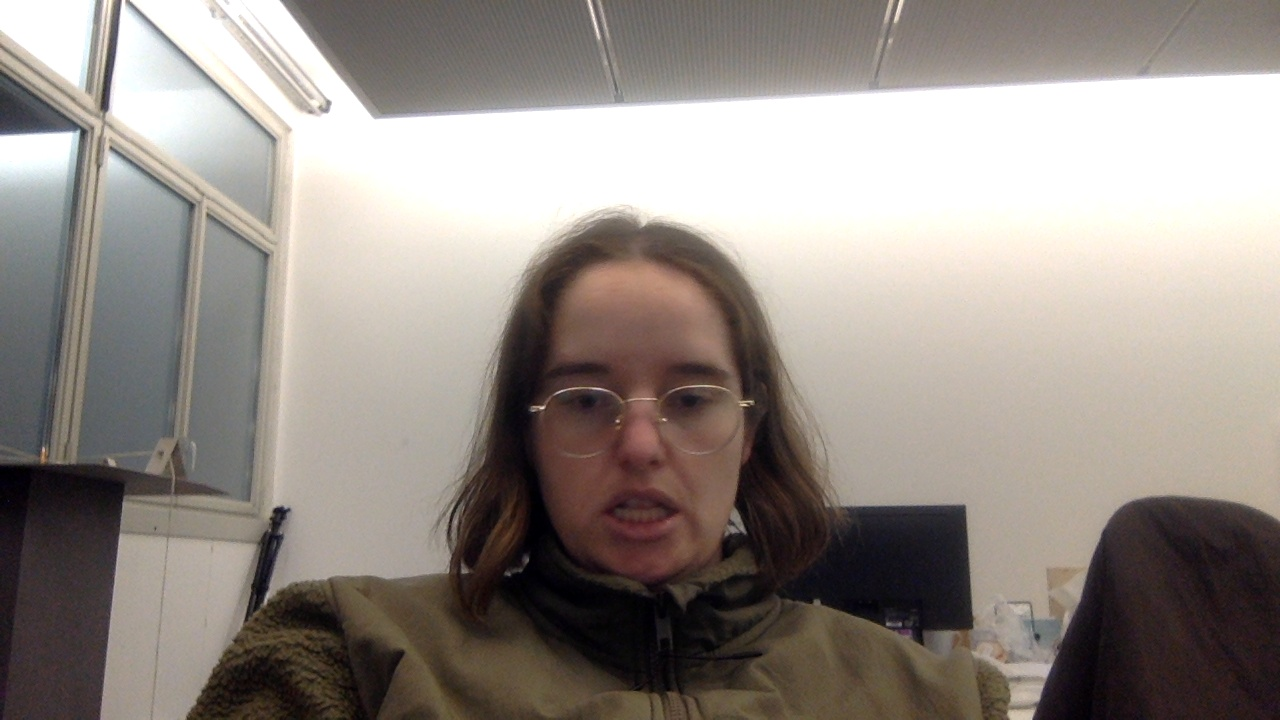
#> input picture python/virtual-painting-main/frames/frame_0.jpg, 1280 x 720 px, given in place of the camera
$ python main.py
#> lines starting #> are read from the running program, lines starting #| are printed output that depends on the picture; after the words box and inside, x2 and y2 are one past the last pixel; in counts of white or black regions, pixels touching at a corner belong together
#> further down, frame is the input picture: shape (720, 1280, 3); mean B, G, R 135.2, 141.4, 149.4
import cv2
import numpy as np
import tkinter as tk

# Get screen size
root = tk.Tk()
screensize = root.winfo_screenwidth(), root.winfo_screenheight()
root.destroy()


circle_sensitivity = 50  # adjust this value for circle sensitivity, lower values make it more sensitive
dark_color_sensitivity = 170  # adjust this value for dark color sensitivity


def detect_dark_color(frame):
    """
    Detects dark colors in a frame.
    """
    frame_hsv = cv2.cvtColor(frame, cv2.COLOR_BGR2HSV)
#> frame_hsv: shape (720, 1280, 3); mean H, S, V 36.5, 40.9, 150.1

    # Define the lower and upper bounds for dark colors (black)
    lower_bound = np.array([0, 0, 0])
    upper_bound = np.array([179, 255, dark_color_sensitivity])

    # Create a mask for dark colors
    mask = cv2.inRange(frame_hsv, lower_bound, upper_bound)
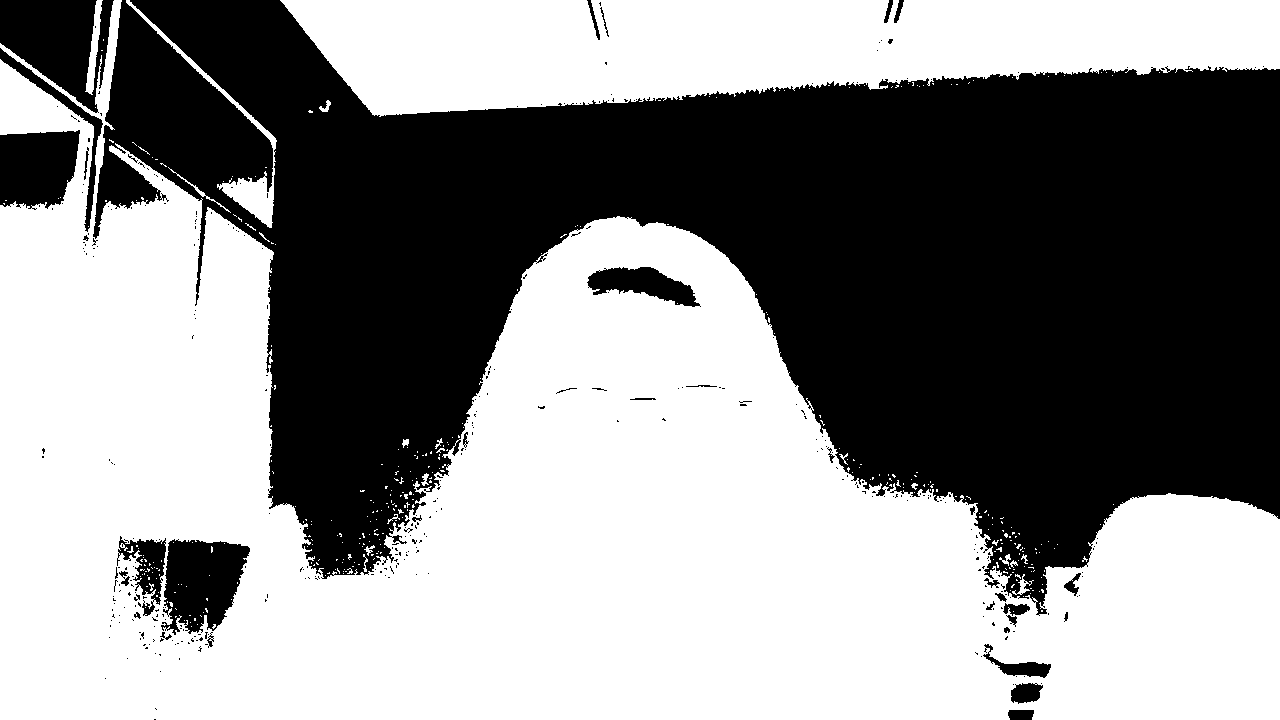
#> mask: shape (720, 1280); 55.4% white; 369 black regions (333 under 20 px)
    dark_contours, _ = cv2.findContours(mask, cv2.RETR_EXTERNAL, cv2.CHAIN_APPROX_SIMPLE)
#> dark_contours = 312 contours, 301 with area under 20; largest, box (x1, y1, x2, y2) and area: (0, 0, 1280, 720) 430356, (280, 0, 1280, 117) 84155, (126, 0, 277, 228) 2193, (85, 0, 103, 95) 546, (1012, 574, 1034, 595) 83

    return dark_contours

def draw_circle(frame, center, radius, color):
    """
    Draws a filled circle on the frame.
    """
    cv2.circle(frame, center, radius, color, thickness=cv2.FILLED)

def draw_bordered_rectangle(frame, center, size, border_thickness, color):
    """
    Draws a bordered rectangle on the frame.
    """
    x, y = center
    half_size = int(size / 2)
    cv2.rectangle(frame, (x - half_size, y - half_size), (x + half_size, y + half_size), color, thickness=border_thickness)

# Video capture setup
video_capture = cv2.VideoCapture(0)
width, height = 640, 480
video_capture.set(3, width)
video_capture.set(4, height)

# Circle parameters
circle_radius_small = 20
circle_radius_large = 50

# Rectangle parameters
rectangle_size = min(width, height) - 20  # 20 pixels smaller than the window size
rectangle_border_thickness = 2
rectangle_center = (int(width / 2), int(height / 2))

# Circle positions
circle_center_top_left = (circle_radius_large, circle_radius_large)
circle_center_top_right = (width - circle_radius_large, circle_radius_large)

while True:
    success, frame = video_capture.read()

    # Detect dark colors
    dark_contours = detect_dark_color(frame)

    ratio = screensize[1] / frame.shape[0]
    dim = (int(frame.shape[1] * ratio), int(screensize[1]))
    frame = cv2.resize(frame, dim, interpolation = cv2.INTER_AREA)
#> frame: shape (1080, 1920, 3)

    # Draw a white circle at the top left with adjustable sensitivity
    draw_circle(frame, circle_center_top_left, circle_radius_small, (255, 255, 255))

    # Draw a white circle at the top right with adjustable sensitivity
    draw_circle(frame, circle_center_top_right, circle_radius_small, (255, 255, 255))

    # Draw a bordered rectangle with black borders, centered
    draw_bordered_rectangle(frame, rectangle_center, rectangle_size, rectangle_border_thickness, (0, 0, 0))
#> in draw_bordered_rectangle, `cv2.rectangle(frame, (x - half_size, y - half_size), (x + half_size, y..`:
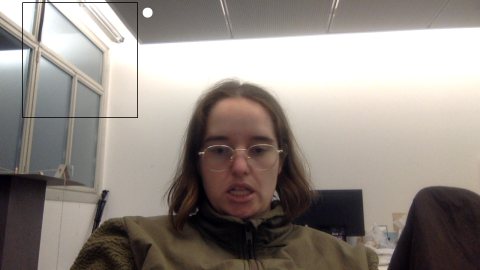
#> frame: shape (1080, 1920, 3) (shown at 1/4 size); mean B, G, R 135, 141.1, 149.1

    # Draw contours in yellow for debugging
    # cv2.drawContours(frame, dark_contours, -1, (0, 255, 255), 2)

    # Check if dark colors are detected inside the circles with adjustable sensitivity
    for contour in dark_contours:
        M = cv2.moments(contour)
        if M["m00"] > 0:
            cx = int(M["m10"] / M["m00"])
            cy = int(M["m01"] / M["m00"])

            # Check if inside the top-left circle with adjustable sensitivity
            if circle_center_top_left[0] - circle_sensitivity < cx < circle_center_top_left[0] + circle_sensitivity and \
                    circle_center_top_left[1] - circle_sensitivity < cy < circle_center_top_left[1] + circle_sensitivity:
                draw_circle(frame, circle_center_top_left, circle_radius_small, (0, 0, 255))

            # Check if inside the top-right circle with adjustable sensitivity
            elif circle_center_top_right[0] - circle_sensitivity < cx < circle_center_top_right[0] + circle_sensitivity and \
                    circle_center_top_right[1] - circle_sensitivity < cy < circle_center_top_right[1] + circle_sensitivity:
                draw_circle(frame, circle_center_top_right, circle_radius_small, (0, 0, 255))
#> this loop made 312 passes
#> (contour, cx, cy) on passes 1, 11, 19, 32, 33, 39: ([[1041, 610], [1041, 611], [1042, 611], [1042, 610]], 1041, 610), ([[1016, 579], [1016, 580], [1017, 580]], 1016, 579), ([[329, 572], [328, 573], [327, 573], [329, 573]], 328, 572), ([[1028, 567], [1032, 567], [1033, 568], [1033, 567]], 1032, 567), ([[1009, 567], [1009, 568], [1010, 568]], 1009, 567), ([[314, 564], [313, 565], [314, 565]], 313, 564)
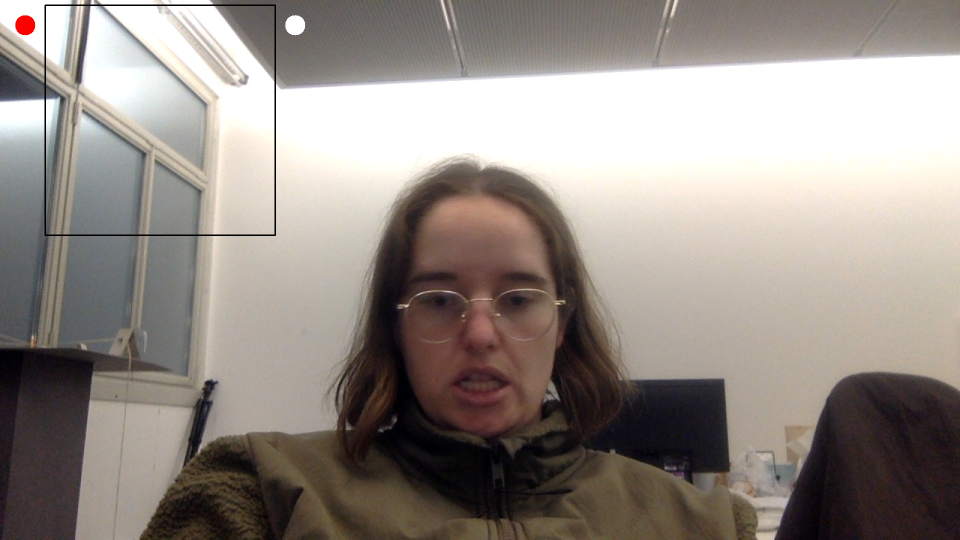
#> frame: shape (1080, 1920, 3) (shown at 1/2 size); 0.06% of pixels changed, all inside (x1, y1, x2, y2) = (30, 30, 71, 71)

    frame_h = cv2.flip(frame, 1)
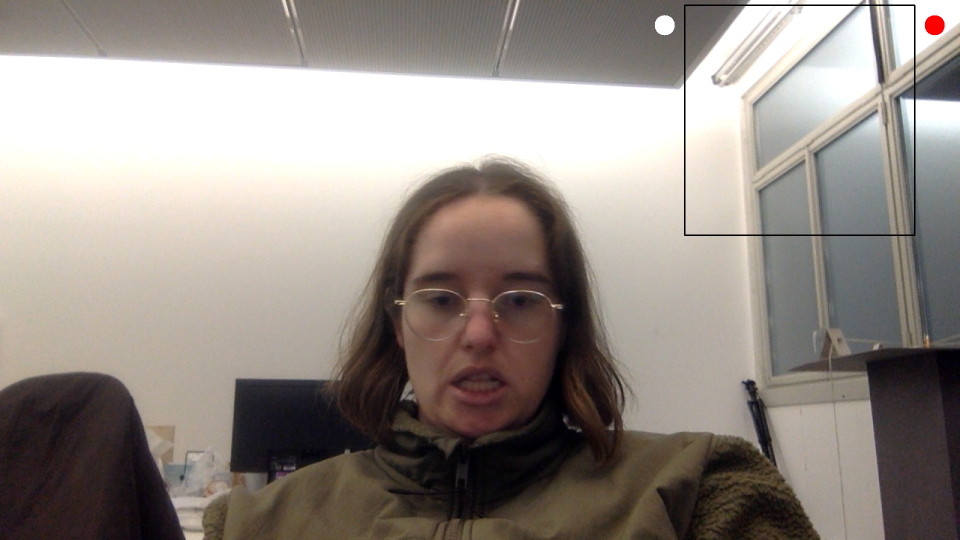
#> frame_h: shape (1080, 1920, 3) (shown at 1/2 size); mean B, G, R 134.8, 141, 149.1
    cv2.imshow("Result", frame_h)

    if cv2.waitKey(1) == ord('q'):
        # Quit
#> (key q is pressed here)
        break

$ run again, on python/virtual-painting-main/frames/frame_1.jpg
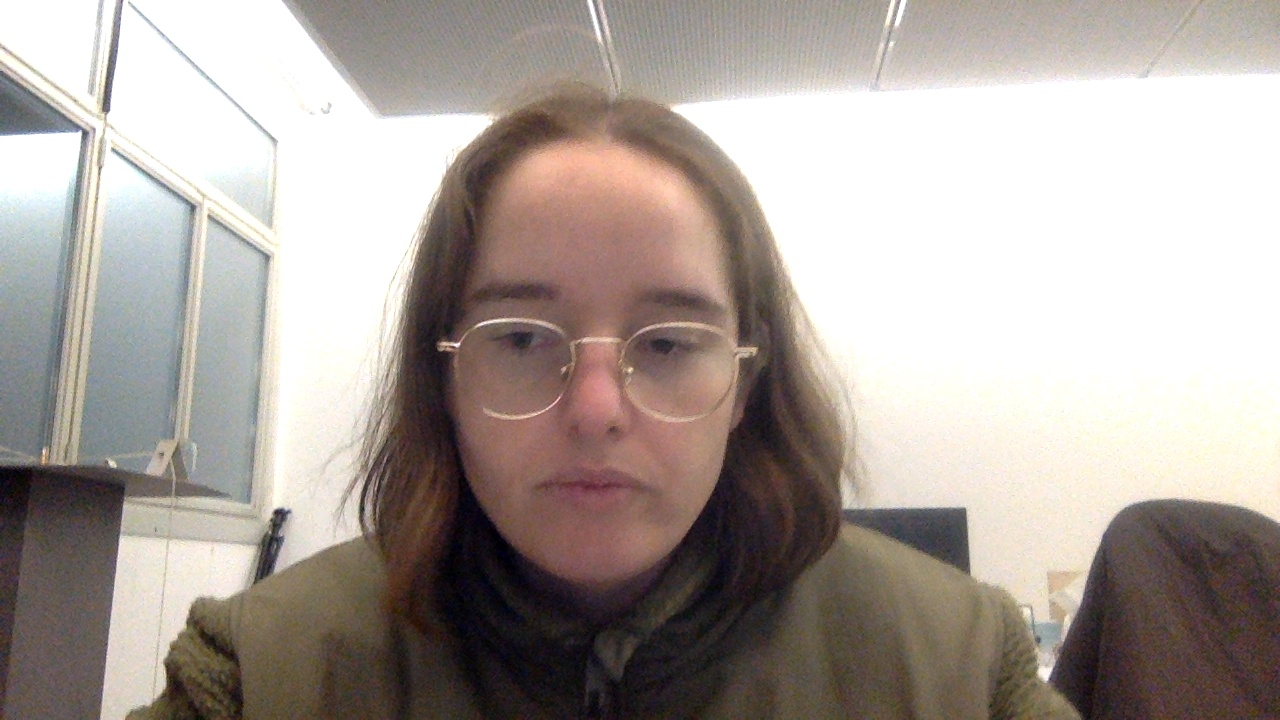
#> input picture python/virtual-painting-main/frames/frame_1.jpg, 1280 x 720 px, given in place of the camera
#> frame is the input picture: shape (720, 1280, 3); mean B, G, R 154.6, 160.6, 170
#> frame_hsv: shape (720, 1280, 3); mean H, S, V 32.6, 38.9, 171
#> in detect_dark_color, `mask = cv2.inRange(frame_hsv, lower_bound, upper_bound)`:
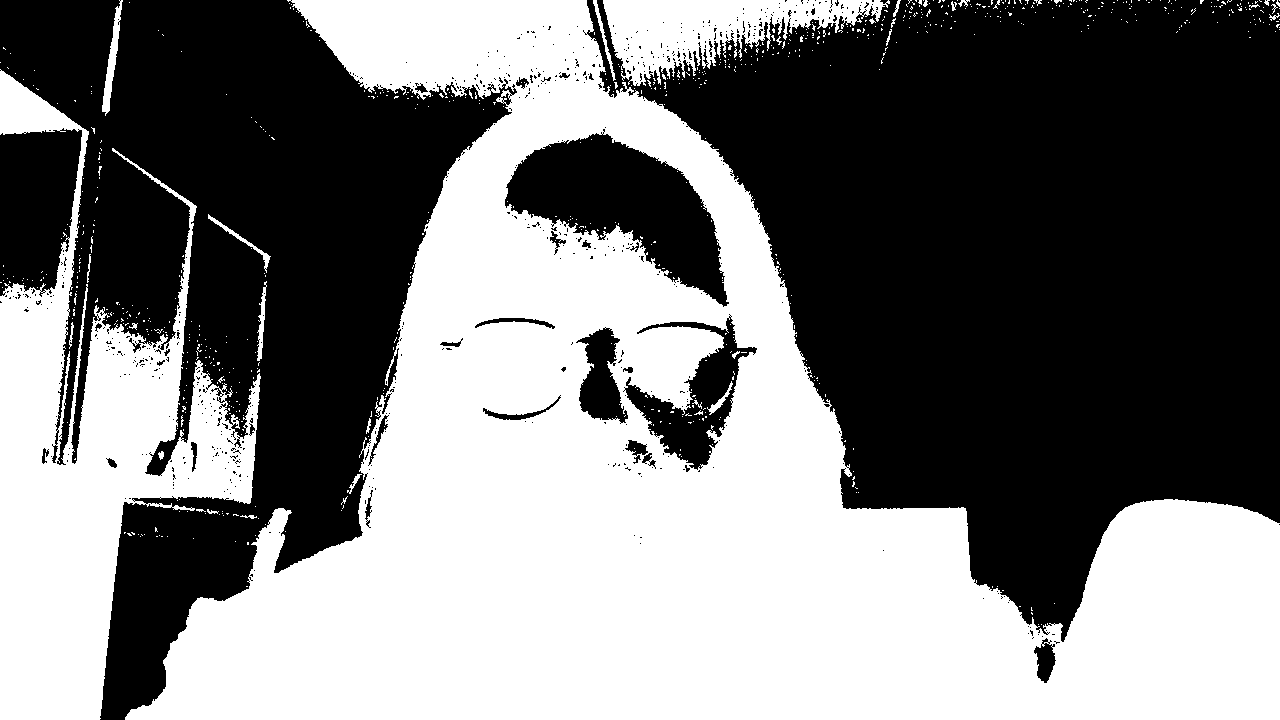
#> mask: shape (720, 1280); 47.7% white; 787 white regions (753 under 20 px)
#> in detect_dark_color, `dark_contours, _ = cv2.findContours(mask, cv2.RETR_EXTERNAL, cv2.CHAIN..`: dark_contours = 699 contours, 685 with area under 20; largest, box (x1, y1, x2, y2) and area: (125, 0, 1280, 720) 385978, (0, 69, 261, 720) 66034, (603, 0, 890, 86) 11604, (102, 0, 123, 116) 634, (208, 214, 271, 273) 239
#> the loop `for contour in dark_contours:` made 699 passes
#> (contour, cx, cy) on passes 3, 4, 11, 23, 25, 34: ([[1031, 612], [1031, 613], [1032, 614], [1032, 613]], 1031, 613), ([[1031, 607], [1031, 610], [1032, 610], [1031, 609]], 1031, 609), ([[247, 542], [247, 544], [248, 544], [248, 542]], 247, 543), ([[127, 533], [129, 535], [131, 535], [129, 533]], 129, 534), ([[124, 532], [124, 533], [125, 532]], 124, 532), ([[226, 513], [227, 514], [228, 513]], 227, 513)
#> `frame_h = cv2.flip(frame, 1)`:
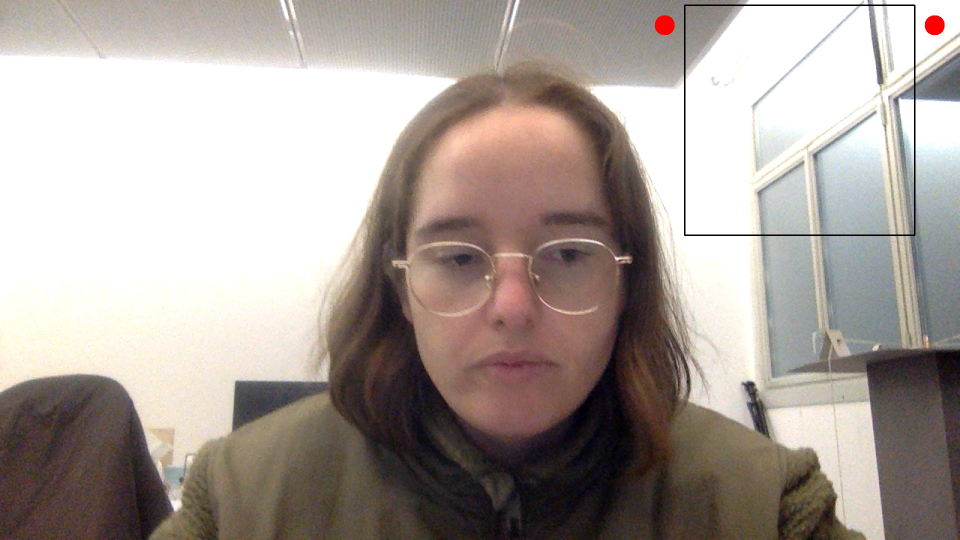
#> frame_h: shape (1080, 1920, 3) (shown at 1/2 size); mean B, G, R 153.9, 159.9, 169.6

$ run again, on python/virtual-painting-main/frames/frame_3.jpg
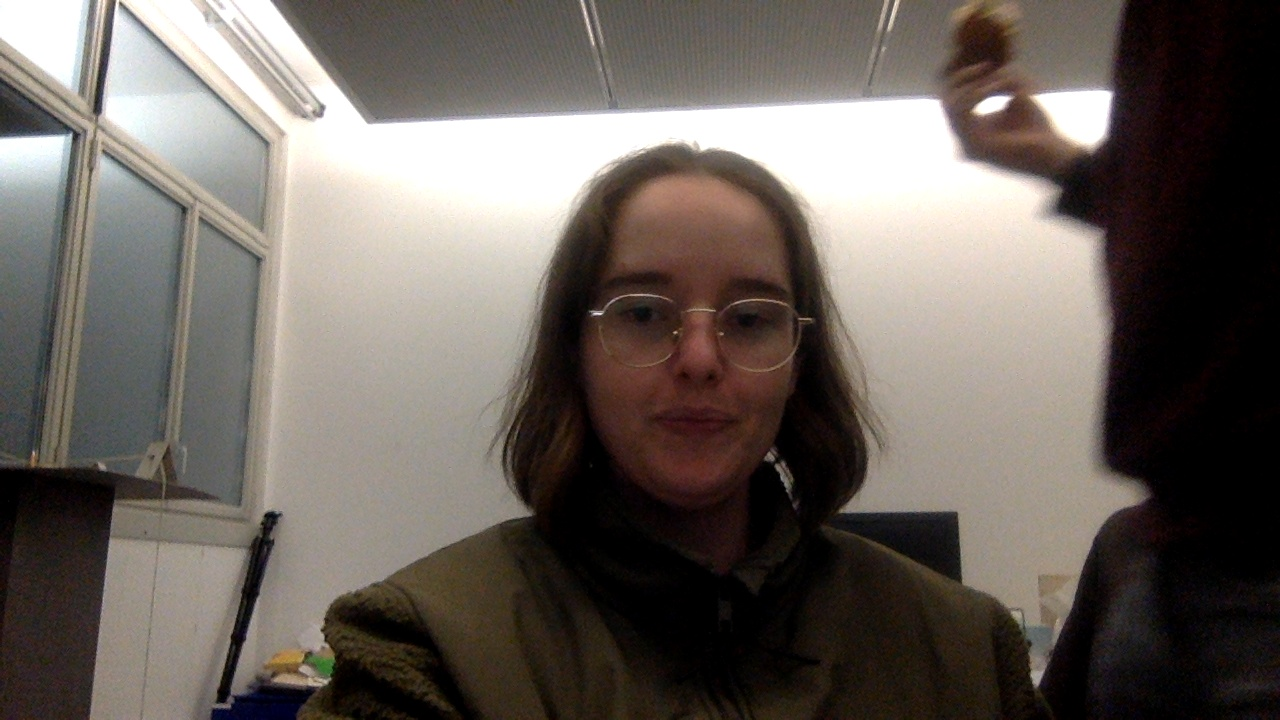
#> input picture python/virtual-painting-main/frames/frame_3.jpg, 1280 x 720 px, given in place of the camera
#> frame is the input picture: shape (720, 1280, 3); mean B, G, R 93, 99.1, 106.9
#> frame_hsv: shape (720, 1280, 3); mean H, S, V 32.3, 68.4, 107.5
#> in detect_dark_color, `mask = cv2.inRange(frame_hsv, lower_bound, upper_bound)`:
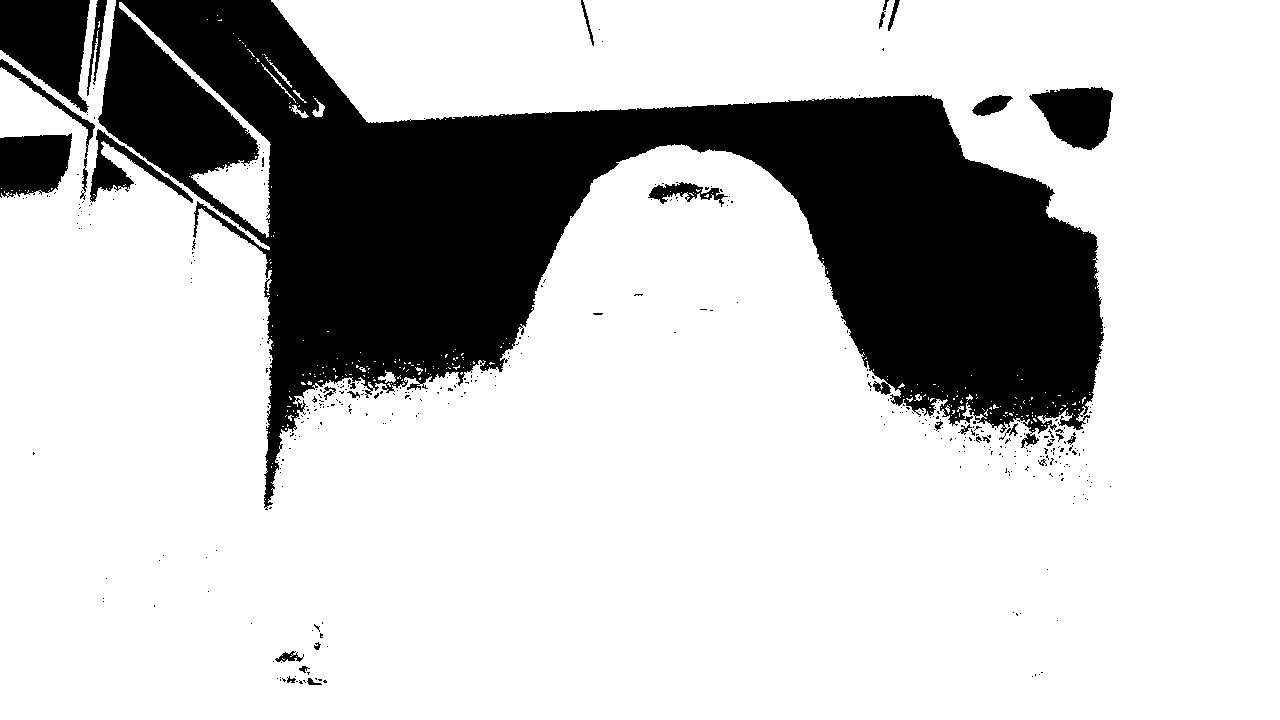
#> mask: shape (720, 1280); 76.9% white; 401 black regions (372 under 20 px)
#> in detect_dark_color, `dark_contours, _ = cv2.findContours(mask, cv2.RETR_EXTERNAL, cv2.CHAIN..`: dark_contours = 283 contours, 275 with area under 20; largest, box (x1, y1, x2, y2) and area: (0, 0, 1280, 720) 707286, (119, 2, 271, 238) 4410, (378, 370, 396, 383) 88, (312, 98, 325, 117) 82, (291, 105, 309, 118) 54, (265, 57, 292, 88) 45, (261, 63, 296, 103) 40, (914, 394, 922, 401) 24
#> the loop `for contour in dark_contours:` made 283 passes
#> (contour, cx, cy) on passes 8, 11, 13, 15, 28, 42: ([[285, 428], [285, 429], [286, 429], [286, 428]], 285, 428), ([[1044, 425], [1045, 426], [1045, 425]], 1044, 425), ([[287, 424], [287, 426], [288, 425]], 287, 425), ([[1031, 421], [1031, 423], [1032, 422]], 1031, 422), ([[1026, 415], [1027, 416], [1028, 415]], 1027, 415), ([[1005, 412], [1005, 413], [1006, 413], [1007, 412]], 1005, 412)
#> `frame_h = cv2.flip(frame, 1)`:
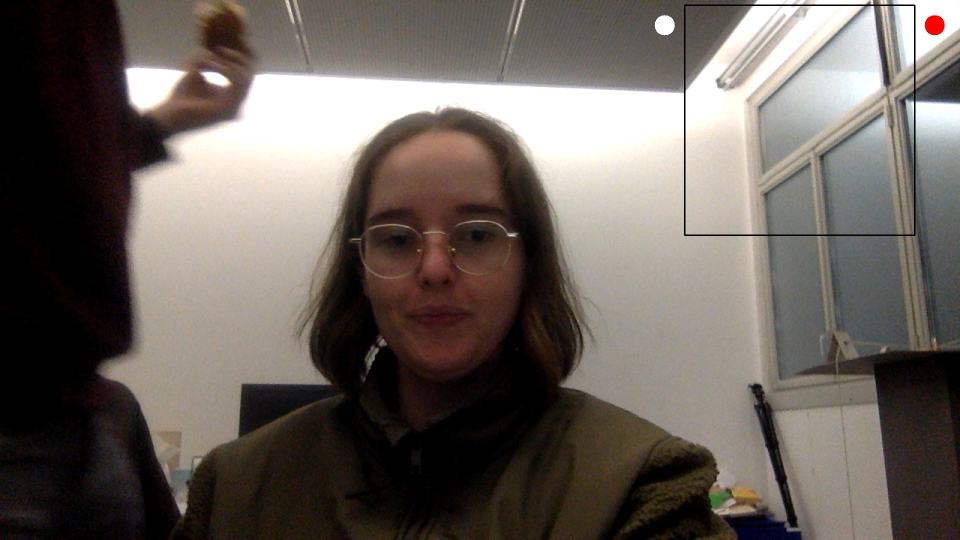
#> frame_h: shape (1080, 1920, 3) (shown at 1/2 size); mean B, G, R 92.7, 98.8, 106.6
